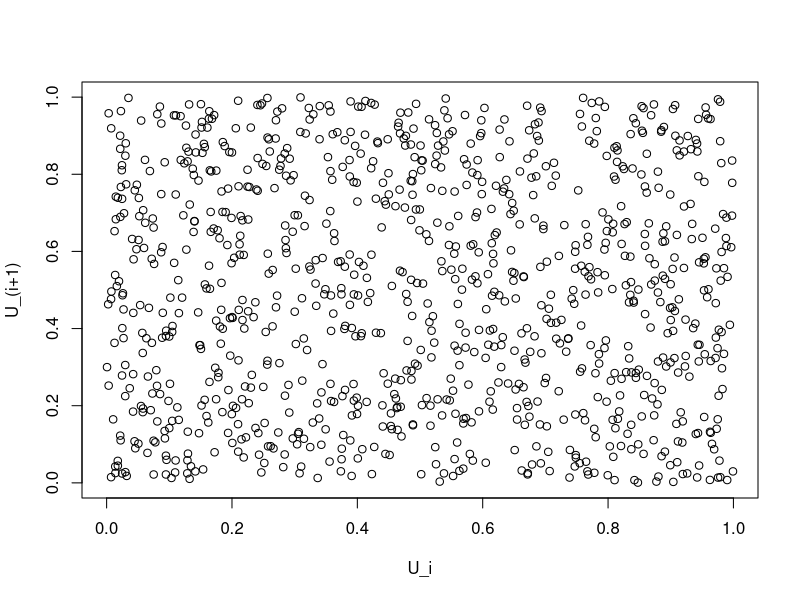

This chart was generated by the following R code:
## ---- chunk 1
set.seed(2)
u = runif(1000, 0, 1)

plot(u[1:999], u[2:1000], xlab = "U_i", ylab = "U_(i+1)")
## ---- chunk 2
k <- 200 # number of sub intervals
interval_breaks <- seq(0, 1, length.out = k + 1) # defining the cut points of the subintervals
sub_intervals <- cut(u, breaks = interval_breaks)

# Calculate N_j in each subinterval and np_j
N_j <- table(sub_intervals)

np_j <- rep(1000/k, k)

# Calculate the chi-square statistic
X_2 <- sum((N_j - np_j)^2 / np_j)

# Compare the test statistic with the Critical Value 
X_2
qchisq(0.95, df=k-1)
## ---- chunk 3
# 2D serial test
k = 14

interval_breaks <- seq(0, 1, length.out = k + 1)
sub_intervals = data.frame(
  x = cut(u[-length(u)], breaks = interval_breaks),
  y = cut(u[-1], breaks = interval_breaks)
)

N_j_2D = table(sub_intervals)

np_2D <- length(u) / (k^2)
X_2_2D <- sum((as.vector(N_j_2D) - np_2D)^2 / np_2D) # chi-square statistic

X_2_2D
qchisq(0.95, df = k^2 - 1)

# 3D serial test
k = 5

interval_breaks <- seq(0, 1, length.out = k + 1)
sub_intervals = data.frame(
  x = cut(u[1:(length(u) - 2)], breaks = interval_breaks),
  y = cut(u[2:(length(u) - 1)], breaks = interval_breaks),
  z = cut(u[3:length(u)], breaks = interval_breaks)
)

N_j_3D = table(sub_intervals)

np_3D <- length(u) / (k^3)
X_2_3D <- sum((as.vector(N_j_3D) - np_3D)^2 / np_3D) # chi-square statistic

X_2_3D
qchisq(0.95, df = k^3 - 1)
## ---- chunk 4
# lag 1
h1 = floor((1000-1)/1 -1)

rho_1 = 12/(h1+1)*sum(u[seq(from = 1, to = length(u)-1, by = 1)]*u[
  seq(from = 2, to = length(u), by = 1)])-3
var_1 = (13*h1+7)/((h1+1)^2)

z1 = rho_1/sqrt(var_1) # z-statistic

abs(z1)
qnorm(0.975, mean=0, sd=1) 

# lag 2 
h2 = floor((1000-1)/2 -1)

rho_2 = 12/(h2+1)*sum(u[seq(from = 1, to = length(u)-2, by = 2)]*u[
  seq(from = 3,to = length(u), by = 2)])-3
var_2 = (13*h2+7)/((h2+1)^2)

z2 = rho_2/sqrt(var_2) # z-statistic

abs(z2)
qnorm(0.975, mean=0, sd=1)
